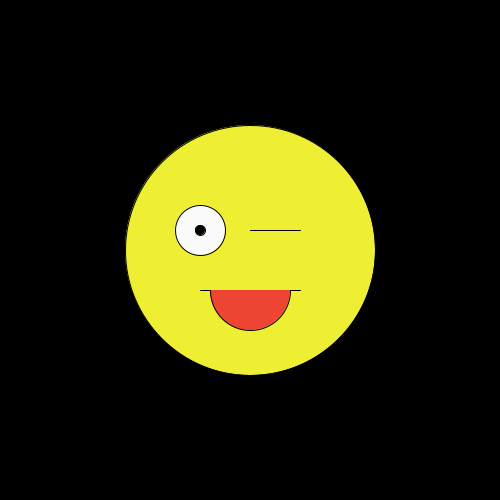
Frame 1 (no input)
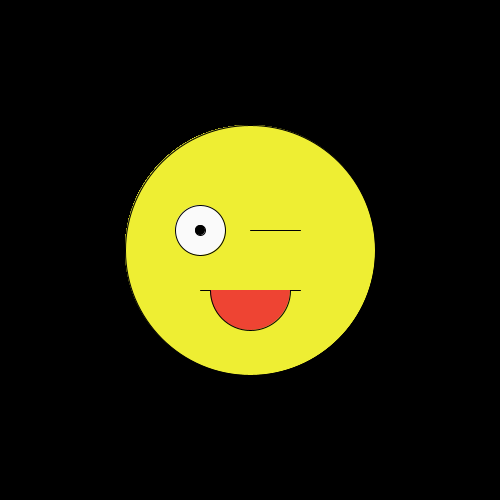
Frame 60 (the mouse pressed at the canvas centre just before this capture)
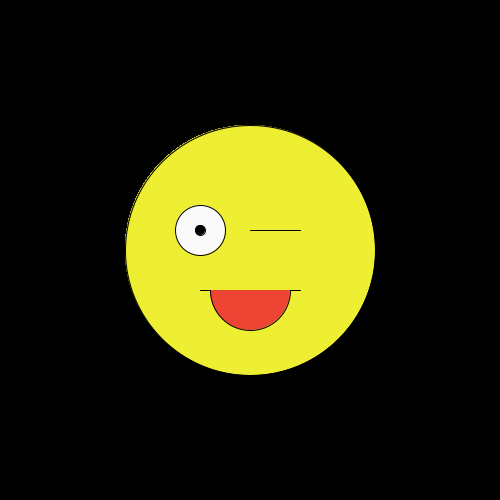
Frame 120 (the mouse held since frame 60 and released just before this capture)

The Processing sketch that drew these frames (run headless with seeded random() and noise(); from frame 60 on, the mouse is pressed at the canvas centre):

// Processing sketch: sketch_151202b
// ── sketch_151202b.pde
void setup(){            
size(500,500);
background(0,0,0);




}
void draw(){
fill(238,238,51);
ellipse(250,250,250,250);
fill(250,250,250);
ellipse(200,230,50,50);
fill(0,0,0);
ellipse(200,230,10,10);
fill(0,0,0);
line(300, 230, 250, 230);
line(300,290,200,290);
fill( 238,68,51);
arc(250, 290, 80, 80, 0, PI,0);






}
